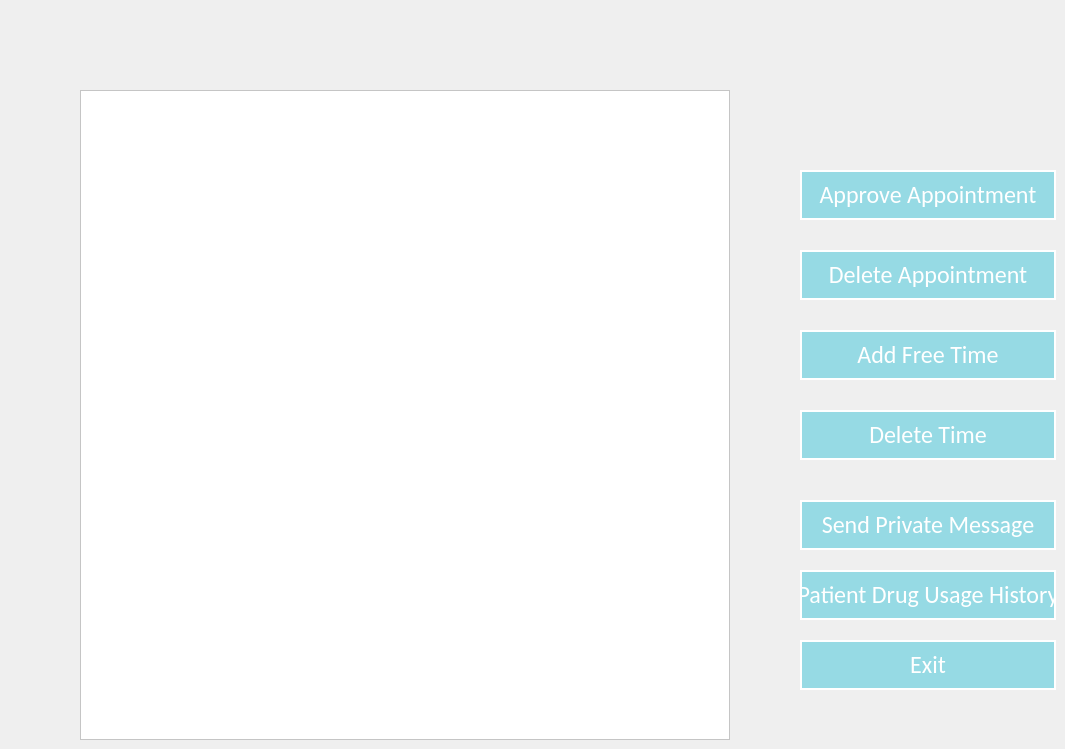
      <widget class="QWidget" name="Dr_Page">
       <widget class="QPushButton" name="dr_approve_btn">
        <property name="geometry">
         <rect>
          <x>800</x>
          <y>170</y>
          <width>256</width>
          <height>50</height>
         </rect>
        </property>
        <property name="sizePolicy">
         <sizepolicy hsizetype="Fixed" vsizetype="Fixed">
          <horstretch>0</horstretch>
          <verstretch>0</verstretch>
         </sizepolicy>
        </property>
        <property name="minimumSize">
         <size>
          <width>200</width>
          <height>50</height>
         </size>
        </property>
        <property name="font">
         <font>
          <family>Calibri</family>
          <pointsize>18</pointsize>
          <weight>50</weight>
          <italic>false</italic>
          <bold>false</bold>
          <underline>false</underline>
          <kerning>true</kerning>
         </font>
        </property>
        <property name="styleSheet">
         <string notr="true">QPushButton
{
	border: 2px solid #fff;
	background-color: #96dae4;
	color: #fff;
}

QPushButton:hover
{
	background-color: #FFF;
	color: black;
}</string>
        </property>
        <property name="text">
         <string>Approve Appointment</string>
        </property>
       </widget>
       <widget class="QPushButton" name="dr_delete_btn">
        <property name="geometry">
         <rect>
          <x>800</x>
          <y>250</y>
          <width>256</width>
          <height>50</height>
         </rect>
        </property>
        <property name="sizePolicy">
         <sizepolicy hsizetype="Fixed" vsizetype="Fixed">
          <horstretch>0</horstretch>
          <verstretch>0</verstretch>
         </sizepolicy>
        </property>
        <property name="minimumSize">
         <size>
          <width>200</width>
          <height>50</height>
         </size>
        </property>
        <property name="font">
         <font>
          <family>Calibri</family>
          <pointsize>18</pointsize>
          <weight>50</weight>
          <italic>false</italic>
          <bold>false</bold>
          <underline>false</underline>
          <kerning>true</kerning>
         </font>
        </property>
        <property name="styleSheet">
         <string notr="true">QPushButton
{
	border: 2px solid #fff;
	background-color: #96dae4;
	color: #fff;
}

QPushButton:hover
{
	background-color: #FFF;
	color: black;
}</string>
        </property>
        <property name="text">
         <string>Delete Appointment</string>
        </property>
       </widget>
       <widget class="QPushButton" name="drug_history_btn">
        <property name="geometry">
         <rect>
          <x>800</x>
          <y>570</y>
          <width>256</width>
          <height>50</height>
         </rect>
        </property>
        <property name="sizePolicy">
         <sizepolicy hsizetype="Fixed" vsizetype="Fixed">
          <horstretch>0</horstretch>
          <verstretch>0</verstretch>
         </sizepolicy>
        </property>
        <property name="minimumSize">
         <size>
          <width>200</width>
          <height>50</height>
         </size>
        </property>
        <property name="font">
         <font>
          <family>Calibri</family>
          <pointsize>18</pointsize>
          <weight>50</weight>
          <italic>false</italic>
          <bold>false</bold>
          <underline>false</underline>
          <kerning>true</kerning>
         </font>
        </property>
        <property name="styleSheet">
         <string notr="true">QPushButton
{
	border: 2px solid #fff;
	background-color: #96dae4;
	color: #fff;
}

QPushButton:hover
{
	background-color: #FFF;
	color: black;
}</string>
        </property>
        <property name="text">
         <string>Patient Drug Usage History</string>
        </property>
       </widget>
       <widget class="QPushButton" name="dr_sendmessage_btn">
        <property name="geometry">
         <rect>
          <x>800</x>
          <y>500</y>
          <width>256</width>
          <height>50</height>
         </rect>
        </property>
        <property name="sizePolicy">
         <sizepolicy hsizetype="Fixed" vsizetype="Fixed">
          <horstretch>0</horstretch>
          <verstretch>0</verstretch>
         </sizepolicy>
        </property>
        <property name="minimumSize">
         <size>
          <width>200</width>
          <height>50</height>
         </size>
        </property>
        <property name="font">
         <font>
          <family>Calibri</family>
          <pointsize>18</pointsize>
          <weight>50</weight>
          <italic>false</italic>
          <bold>false</bold>
          <underline>false</underline>
          <kerning>true</kerning>
         </font>
        </property>
        <property name="styleSheet">
         <string notr="true">QPushButton
{
	border: 2px solid #fff;
	background-color: #96dae4;
	color: #fff;
}

QPushButton:hover
{
	background-color: #FFF;
	color: black;
}</string>
        </property>
        <property name="text">
         <string>Send Private Message</string>
        </property>
       </widget>
       <widget class="QTableWidget" name="dr_appmnts_table">
        <property name="geometry">
         <rect>
          <x>80</x>
          <y>90</y>
          <width>650</width>
          <height>650</height>
         </rect>
        </property>
        <property name="sizePolicy">
         <sizepolicy hsizetype="Fixed" vsizetype="Fixed">
          <horstretch>0</horstretch>
          <verstretch>0</verstretch>
         </sizepolicy>
        </property>
        <property name="minimumSize">
         <size>
          <width>650</width>
          <height>650</height>
         </size>
        </property>
        <property name="styleSheet">
         <string notr="true">background-color: white;</string>
        </property>
        <property name="sizeAdjustPolicy">
         <enum>QAbstractScrollArea::AdjustToContents</enum>
        </property>
       </widget>
       <widget class="QPushButton" name="dr_exit_btn">
        <property name="geometry">
         <rect>
          <x>800</x>
          <y>640</y>
          <width>256</width>
          <height>50</height>
         </rect>
        </property>
        <property name="sizePolicy">
         <sizepolicy hsizetype="Fixed" vsizetype="Fixed">
          <horstretch>0</horstretch>
          <verstretch>0</verstretch>
         </sizepolicy>
        </property>
        <property name="minimumSize">
         <size>
          <width>200</width>
          <height>50</height>
         </size>
        </property>
        <property name="font">
         <font>
          <family>Calibri</family>
          <pointsize>18</pointsize>
          <weight>50</weight>
          <italic>false</italic>
          <bold>false</bold>
          <underline>false</underline>
          <kerning>true</kerning>
         </font>
        </property>
        <property name="styleSheet">
         <string notr="true">QPushButton
{
	border: 2px solid #fff;
	background-color: #96dae4;
	color: #fff;
}

QPushButton:hover
{
	background-color: #FFF;
	color: black;
}</string>
        </property>
        <property name="text">
         <string>Exit</string>
        </property>
       </widget>
       <widget class="QPushButton" name="dr_addfree_btn">
        <property name="geometry">
         <rect>
          <x>800</x>
          <y>330</y>
          <width>256</width>
          <height>50</height>
         </rect>
        </property>
        <property name="sizePolicy">
         <sizepolicy hsizetype="Fixed" vsizetype="Fixed">
          <horstretch>0</horstretch>
          <verstretch>0</verstretch>
         </sizepolicy>
        </property>
        <property name="minimumSize">
         <size>
          <width>200</width>
          <height>50</height>
         </size>
        </property>
        <property name="font">
         <font>
          <family>Calibri</family>
          <pointsize>18</pointsize>
          <weight>50</weight>
          <italic>false</italic>
          <bold>false</bold>
          <underline>false</underline>
          <kerning>true</kerning>
         </font>
        </property>
        <property name="styleSheet">
         <string notr="true">QPushButton
{
	border: 2px solid #fff;
	background-color: #96dae4;
	color: #fff;
}

QPushButton:hover
{
	background-color: #FFF;
	color: black;
}</string>
        </property>
        <property name="text">
         <string>Add Free Time</string>
        </property>
       </widget>
       <widget class="QPushButton" name="dr_delfree_btn">
        <property name="geometry">
         <rect>
          <x>800</x>
          <y>410</y>
          <width>256</width>
          <height>50</height>
         </rect>
        </property>
        <property name="sizePolicy">
         <sizepolicy hsizetype="Fixed" vsizetype="Fixed">
          <horstretch>0</horstretch>
          <verstretch>0</verstretch>
         </sizepolicy>
        </property>
        <property name="minimumSize">
         <size>
          <width>200</width>
          <height>50</height>
         </size>
        </property>
        <property name="font">
         <font>
          <family>Calibri</family>
          <pointsize>18</pointsize>
          <weight>50</weight>
          <italic>false</italic>
          <bold>false</bold>
          <underline>false</underline>
          <kerning>true</kerning>
         </font>
        </property>
        <property name="styleSheet">
         <string notr="true">QPushButton
{
	border: 2px solid #fff;
	background-color: #96dae4;
	color: #fff;
}

QPushButton:hover
{
	background-color: #FFF;
	color: black;
}</string>
        </property>
        <property name="text">
         <string>Delete Time</string>
        </property>
       </widget>
      </widget>
